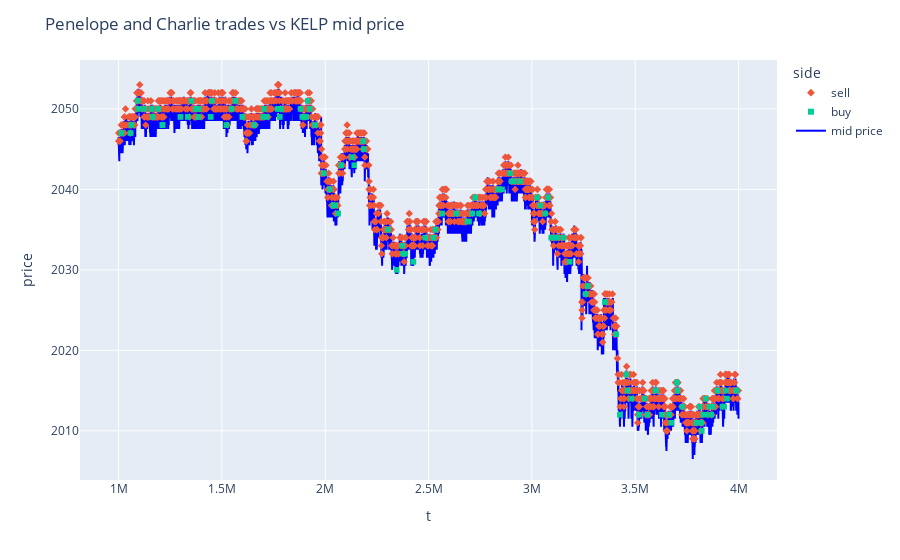

Notebook code for this chart:
### Code cell
plot_trader_pair_vs_mid('Penelope', 'Charlie', 'KELP') # Can't find any meaningful informed trading pairs
